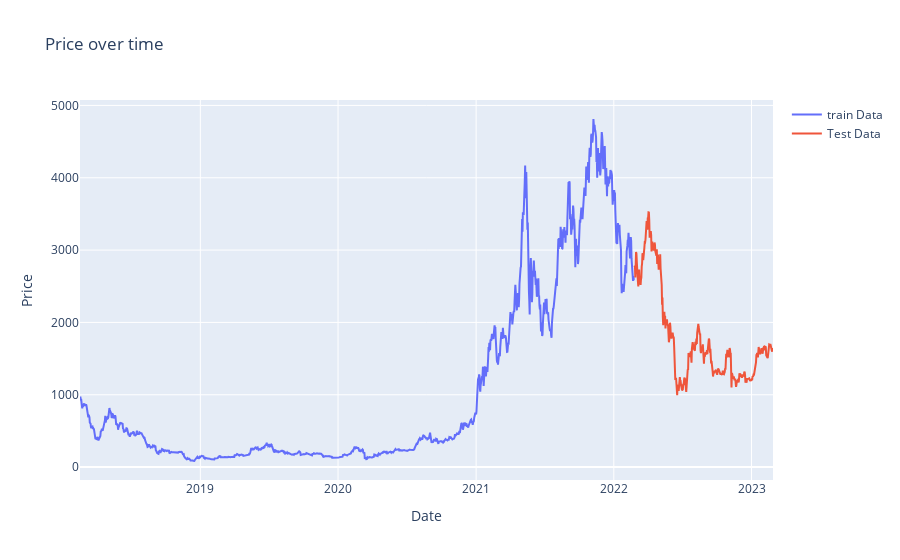

The cell this chart's notebook holds for it:
### Code cell
train_x = train_df.index
train_y = train_df['Adj Close']
test_x = test_df.index
test_y = test_df['Adj Close']

fig = go.Figure()
fig.add_trace(go.Scatter(x=train_x, y=train_y, name='train Data'))
fig.add_trace(go.Scatter(x=test_x, y=test_y, name='Test Data'))

fig.update_layout(
    xaxis_title='Date',
    yaxis_title='Price',
    title='Price over time'
)

fig.show()

### Figure 1 — Plotly figure (JSON) as saved in the notebook; plotly's stock layout.template omitted (floating-point values rounded to 4 significant figures; data arrays with more than 128 entries replaced by an {"elided": "..."} marker saying what was removed)
{"data": [{"name": "train Data", "type": "scatter", "x": {"elided": "1470 str values"}, "y": {"elided": "1470 float values"}}, {"name": "Test Data", "type": "scatter", "x": {"elided": "368 str values"}, "y": {"elided": "368 float values"}}], "layout": {"title": {"text": "Price over time"}, "xaxis": {"title": {"text": "Date"}}, "yaxis": {"title": {"text": "Price"}}}}
